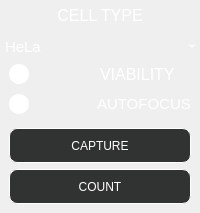
               <widget class="QFrame" name="frame_12">
                <property name="frameShape">
                 <enum>QFrame::NoFrame</enum>
                </property>
                <property name="frameShadow">
                 <enum>QFrame::Raised</enum>
                </property>
                <layout class="QVBoxLayout" name="verticalLayout_3">
                 <property name="spacing">
                  <number>0</number>
                 </property>
                 <property name="leftMargin">
                  <number>0</number>
                 </property>
                 <property name="topMargin">
                  <number>0</number>
                 </property>
                 <property name="rightMargin">
                  <number>0</number>
                 </property>
                 <property name="bottomMargin">
                  <number>0</number>
                 </property>
                 <item>
                  <widget class="QFrame" name="frame_19">
                   <property name="styleSheet">
                    <string notr="true">QFrame{
border:none;
}</string>
                   </property>
                   <property name="frameShape">
                    <enum>QFrame::NoFrame</enum>
                   </property>
                   <property name="frameShadow">
                    <enum>QFrame::Raised</enum>
                   </property>
                   <layout class="QVBoxLayout" name="verticalLayout_9">
                    <property name="spacing">
                     <number>4</number>
                    </property>
                    <property name="leftMargin">
                     <number>0</number>
                    </property>
                    <property name="topMargin">
                     <number>0</number>
                    </property>
                    <property name="rightMargin">
                     <number>0</number>
                    </property>
                    <property name="bottomMargin">
                     <number>0</number>
                    </property>
                    <item alignment="Qt::AlignBottom">
                     <widget class="QFrame" name="frame_32">
                      <property name="frameShape">
                       <enum>QFrame::NoFrame</enum>
                      </property>
                      <property name="frameShadow">
                       <enum>QFrame::Raised</enum>
                      </property>
                      <layout class="QVBoxLayout" name="verticalLayout_10">
                       <property name="spacing">
                        <number>0</number>
                       </property>
                       <property name="leftMargin">
                        <number>0</number>
                       </property>
                       <property name="topMargin">
                        <number>0</number>
                       </property>
                       <property name="rightMargin">
                        <number>0</number>
                       </property>
                       <property name="bottomMargin">
                        <number>0</number>
                       </property>
                       <item>
                        <widget class="QLabel" name="label_2">
                         <property name="minimumSize">
                          <size>
                           <width>0</width>
                           <height>30</height>
                          </size>
                         </property>
                         <property name="maximumSize">
                          <size>
                           <width>16777215</width>
                           <height>30</height>
                          </size>
                         </property>
                         <property name="font">
                          <font>
                           <family>Segoe UI</family>
                           <pointsize>12</pointsize>
                          </font>
                         </property>
                         <property name="styleSheet">
                          <string notr="true">color:rgb(255, 255, 255);</string>
                         </property>
                         <property name="text">
                          <string>CELL TYPE</string>
                         </property>
                         <property name="alignment">
                          <set>Qt::AlignCenter</set>
                         </property>
                        </widget>
                       </item>
                      </layout>
                     </widget>
                    </item>
                    <item alignment="Qt::AlignTop">
                     <widget class="QFrame" name="frame_31">
                      <property name="frameShape">
                       <enum>QFrame::NoFrame</enum>
                      </property>
                      <property name="frameShadow">
                       <enum>QFrame::Raised</enum>
                      </property>
                      <layout class="QHBoxLayout" name="horizontalLayout_18">
                       <property name="spacing">
                        <number>0</number>
                       </property>
                       <property name="leftMargin">
                        <number>0</number>
                       </property>
                       <property name="topMargin">
                        <number>0</number>
                       </property>
                       <property name="rightMargin">
                        <number>0</number>
                       </property>
                       <property name="bottomMargin">
                        <number>0</number>
                       </property>
                       <item>
                        <widget class="QComboBox" name="comboBox">
                         <property name="minimumSize">
                          <size>
                           <width>0</width>
                           <height>25</height>
                          </size>
                         </property>
                         <property name="maximumSize">
                          <size>
                           <width>16777215</width>
                           <height>25</height>
                          </size>
                         </property>
                         <property name="font">
                          <font>
                           <pointsize>11</pointsize>
                          </font>
                         </property>
                         <property name="styleSheet">
                          <string notr="true">QComboBox{
border:none;
color: rgb(255, 255, 255);
background-color: transparent;
}
QComboBox QAbstractItemView{border: 0px;color:white}

</string>
                         </property>
                         <item>
                          <property name="text">
                           <string>HeLa</string>
                          </property>
                         </item>
                         <item>
                          <property name="text">
                           <string>Hek-293</string>
                          </property>
                         </item>
                         <item>
                          <property name="text">
                           <string>u87</string>
                          </property>
                         </item>
                         <item>
                          <property name="text">
                           <string>Yeast</string>
                          </property>
                         </item>
                        </widget>
                       </item>
                      </layout>
                     </widget>
                    </item>
                   </layout>
                  </widget>
                 </item>
                 <item>
                  <widget class="QFrame" name="frame_18">
                   <property name="frameShape">
                    <enum>QFrame::NoFrame</enum>
                   </property>
                   <property name="frameShadow">
                    <enum>QFrame::Raised</enum>
                   </property>
                   <layout class="QVBoxLayout" name="verticalLayout_31">
                    <property name="spacing">
                     <number>0</number>
                    </property>
                    <property name="leftMargin">
                     <number>0</number>
                    </property>
                    <property name="topMargin">
                     <number>0</number>
                    </property>
                    <property name="rightMargin">
                     <number>0</number>
                    </property>
                    <property name="bottomMargin">
                     <number>0</number>
                    </property>
                    <item>
                     <widget class="QFrame" name="frame_77">
                      <property name="frameShape">
                       <enum>QFrame::NoFrame</enum>
                      </property>
                      <property name="frameShadow">
                       <enum>QFrame::Raised</enum>
                      </property>
                      <layout class="QHBoxLayout" name="horizontalLayout_45">
                       <property name="spacing">
                        <number>0</number>
                       </property>
                       <property name="leftMargin">
                        <number>0</number>
                       </property>
                       <property name="topMargin">
                        <number>0</number>
                       </property>
                       <property name="rightMargin">
                        <number>0</number>
                       </property>
                       <property name="bottomMargin">
                        <number>0</number>
                       </property>
                       <item alignment="Qt::AlignLeft">
                        <widget class="QFrame" name="frame_79">
                         <property name="frameShape">
                          <enum>QFrame::NoFrame</enum>
                         </property>
                         <property name="frameShadow">
                          <enum>QFrame::Raised</enum>
                         </property>
                         <layout class="QHBoxLayout" name="horizontalLayout_46">
                          <property name="spacing">
                           <number>0</number>
                          </property>
                          <property name="leftMargin">
                           <number>9</number>
                          </property>
                          <property name="topMargin">
                           <number>0</number>
                          </property>
                          <property name="rightMargin">
                           <number>0</number>
                          </property>
                          <property name="bottomMargin">
                           <number>0</number>
                          </property>
                          <item>
                           <widget class="QPushButton" name="pushButton_viability">
                            <property name="minimumSize">
                             <size>
                              <width>20</width>
                              <height>20</height>
                             </size>
                            </property>
                            <property name="maximumSize">
                             <size>
                              <width>20</width>
                              <height>20</height>
                             </size>
                            </property>
                            <property name="styleSheet">
                             <string notr="true">QPushButton{
background-color: rgb(255, 255, 255);
border-radius:10px;


}
</string>
                            </property>
                            <property name="text">
                             <string/>
                            </property>
                           </widget>
                          </item>
                         </layout>
                        </widget>
                       </item>
                       <item>
                        <widget class="QFrame" name="frame_78">
                         <property name="minimumSize">
                          <size>
                           <width>100</width>
                           <height>0</height>
                          </size>
                         </property>
                         <property name="maximumSize">
                          <size>
                           <width>100</width>
                           <height>16777215</height>
                          </size>
                         </property>
                         <property name="frameShape">
                          <enum>QFrame::NoFrame</enum>
                         </property>
                         <property name="frameShadow">
                          <enum>QFrame::Raised</enum>
                         </property>
                         <layout class="QHBoxLayout" name="horizontalLayout_49">
                          <property name="spacing">
                           <number>0</number>
                          </property>
                          <property name="leftMargin">
                           <number>0</number>
                          </property>
                          <property name="topMargin">
                           <number>0</number>
                          </property>
                          <property name="rightMargin">
                           <number>0</number>
                          </property>
                          <property name="bottomMargin">
                           <number>0</number>
                          </property>
                          <item>
                           <widget class="QLabel" name="label_9">
                            <property name="minimumSize">
                             <size>
                              <width>0</width>
                              <height>30</height>
                             </size>
                            </property>
                            <property name="maximumSize">
                             <size>
                              <width>16777215</width>
                              <height>30</height>
                             </size>
                            </property>
                            <property name="font">
                             <font>
                              <family>Segoe UI</family>
                              <pointsize>12</pointsize>
                             </font>
                            </property>
                            <property name="styleSheet">
                             <string notr="true">color:rgb(255, 255, 255);</string>
                            </property>
                            <property name="text">
                             <string>VIABILITY</string>
                            </property>
                            <property name="alignment">
                             <set>Qt::AlignLeading|Qt::AlignLeft|Qt::AlignVCenter</set>
                            </property>
                           </widget>
                          </item>
                         </layout>
                        </widget>
                       </item>
                      </layout>
                     </widget>
                    </item>
                    <item>
                     <widget class="QFrame" name="frame_76">
                      <property name="frameShape">
                       <enum>QFrame::NoFrame</enum>
                      </property>
                      <property name="frameShadow">
                       <enum>QFrame::Raised</enum>
                      </property>
                      <layout class="QHBoxLayout" name="horizontalLayout_47">
                       <property name="spacing">
                        <number>0</number>
                       </property>
                       <property name="leftMargin">
                        <number>0</number>
                       </property>
                       <property name="topMargin">
                        <number>0</number>
                       </property>
                       <property name="rightMargin">
                        <number>0</number>
                       </property>
                       <property name="bottomMargin">
                        <number>0</number>
                       </property>
                       <item alignment="Qt::AlignLeft">
                        <widget class="QFrame" name="frame_80">
                         <property name="frameShape">
                          <enum>QFrame::NoFrame</enum>
                         </property>
                         <property name="frameShadow">
                          <enum>QFrame::Raised</enum>
                         </property>
                         <layout class="QHBoxLayout" name="horizontalLayout_48">
                          <property name="spacing">
                           <number>0</number>
                          </property>
                          <property name="leftMargin">
                           <number>9</number>
                          </property>
                          <property name="topMargin">
                           <number>0</number>
                          </property>
                          <property name="rightMargin">
                           <number>0</number>
                          </property>
                          <property name="bottomMargin">
                           <number>0</number>
                          </property>
                          <item>
                           <widget class="QPushButton" name="pushButton_autoFocus_count">
                            <property name="minimumSize">
                             <size>
                              <width>20</width>
                              <height>20</height>
                             </size>
                            </property>
                            <property name="maximumSize">
                             <size>
                              <width>20</width>
                              <height>20</height>
                             </size>
                            </property>
                            <property name="styleSheet">
                             <string notr="true">QPushButton{
background-color: rgb(255, 255, 255);
border-radius:10px;


}
</string>
                            </property>
                            <property name="text">
                             <string/>
                            </property>
                           </widget>
                          </item>
                         </layout>
                        </widget>
                       </item>
                       <item>
                        <widget class="QFrame" name="frame_81">
                         <property name="minimumSize">
                          <size>
                           <width>105</width>
                           <height>0</height>
                          </size>
                         </property>
                         <property name="maximumSize">
                          <size>
                           <width>100</width>
                           <height>16777215</height>
                          </size>
                         </property>
                         <property name="frameShape">
                          <enum>QFrame::NoFrame</enum>
                         </property>
                         <property name="frameShadow">
                          <enum>QFrame::Raised</enum>
                         </property>
                         <layout class="QHBoxLayout" name="horizontalLayout_50">
                          <property name="spacing">
                           <number>0</number>
                          </property>
                          <property name="leftMargin">
                           <number>0</number>
                          </property>
                          <property name="topMargin">
                           <number>0</number>
                          </property>
                          <property name="rightMargin">
                           <number>0</number>
                          </property>
                          <property name="bottomMargin">
                           <number>0</number>
                          </property>
                          <item>
                           <widget class="QLabel" name="label_10">
                            <property name="minimumSize">
                             <size>
                              <width>0</width>
                              <height>30</height>
                             </size>
                            </property>
                            <property name="maximumSize">
                             <size>
                              <width>100</width>
                              <height>30</height>
                             </size>
                            </property>
                            <property name="font">
                             <font>
                              <family>Segoe UI</family>
                              <pointsize>11</pointsize>
                             </font>
                            </property>
                            <property name="styleSheet">
                             <string notr="true">color:rgb(255, 255, 255);</string>
                            </property>
                            <property name="text">
                             <string>AUTOFOCUS</string>
                            </property>
                            <property name="alignment">
                             <set>Qt::AlignLeading|Qt::AlignLeft|Qt::AlignVCenter</set>
                            </property>
                           </widget>
                          </item>
                         </layout>
                        </widget>
                       </item>
                      </layout>
                     </widget>
                    </item>
                   </layout>
                  </widget>
                 </item>
                 <item>
                  <widget class="QFrame" name="frame_17">
                   <property name="frameShape">
                    <enum>QFrame::NoFrame</enum>
                   </property>
                   <property name="frameShadow">
                    <enum>QFrame::Raised</enum>
                   </property>
                   <layout class="QVBoxLayout" name="verticalLayout_5">
                    <item>
                     <widget class="QPushButton" name="pushButton_capture">
                      <property name="minimumSize">
                       <size>
                        <width>0</width>
                        <height>35</height>
                       </size>
                      </property>
                      <property name="maximumSize">
                       <size>
                        <width>16777215</width>
                        <height>35</height>
                       </size>
                      </property>
                      <property name="styleSheet">
                       <string notr="true">QPushButton{
background-color: rgb(49, 51, 50);
border-radius:8px;
border-color: rgb(255,255, 255);
border-width : 1.2px;
border-style:inset;
color:rgb(255, 255, 255);

}
QPushButton::hover{
	background-color: rgba(255, 255, 255, 150);
}</string>
                      </property>
                      <property name="text">
                       <string>CAPTURE</string>
                      </property>
                     </widget>
                    </item>
                    <item>
                     <widget class="QPushButton" name="pushButton_count">
                      <property name="minimumSize">
                       <size>
                        <width>0</width>
                        <height>35</height>
                       </size>
                      </property>
                      <property name="maximumSize">
                       <size>
                        <width>16777215</width>
                        <height>35</height>
                       </size>
                      </property>
                      <property name="styleSheet">
                       <string notr="true">QPushButton{
background-color: rgb(49, 51, 50);
border-radius:8px;
border-color: rgb(255,255, 255);
border-width : 1.2px;
border-style:inset;
color:rgb(255, 255, 255);

}
QPushButton::hover{
	background-color: rgba(255, 255, 255, 150);
}</string>
                      </property>
                      <property name="text">
                       <string>COUNT</string>
                      </property>
                     </widget>
                    </item>
                   </layout>
                  </widget>
                 </item>
                </layout>
               </widget>
